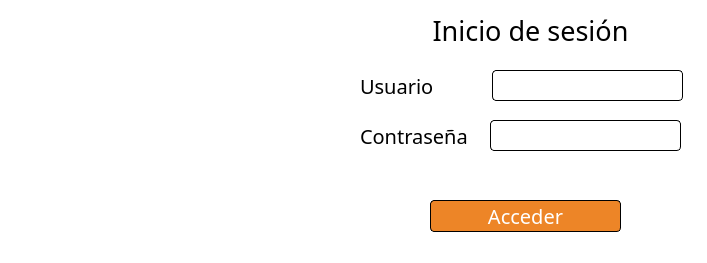
<?xml version="1.0" encoding="UTF-8"?>
<ui version="4.0">
 <class>uix_login</class>
 <widget class="QDialog" name="uix_login">
  <property name="geometry">
   <rect>
    <x>0</x>
    <y>0</y>
    <width>707</width>
    <height>263</height>
   </rect>
  </property>
  <property name="maximumSize">
   <size>
    <width>707</width>
    <height>263</height>
   </size>
  </property>
  <property name="windowTitle">
   <string>TODOVENTAS - Inicio de sesión</string>
  </property>
  <property name="styleSheet">
   <string notr="true">background-color:white;</string>
  </property>
  <widget class="QLabel" name="label">
   <property name="geometry">
    <rect>
     <x>0</x>
     <y>0</y>
     <width>331</width>
     <height>261</height>
    </rect>
   </property>
   <property name="text">
    <string/>
   </property>
   <property name="pixmap">
    <pixmap>../images/logoApp.png</pixmap>
   </property>
   <property name="scaledContents">
    <bool>true</bool>
   </property>
  </widget>
  <widget class="QLabel" name="label_2">
   <property name="geometry">
    <rect>
     <x>380</x>
     <y>10</y>
     <width>301</width>
     <height>41</height>
    </rect>
   </property>
   <property name="font">
    <font>
     <family>Idealist Sans</family>
     <pointsize>20</pointsize>
    </font>
   </property>
   <property name="text">
    <string>Inicio de sesión</string>
   </property>
   <property name="alignment">
    <set>Qt::AlignCenter</set>
   </property>
  </widget>
  <widget class="QLabel" name="label_3">
   <property name="geometry">
    <rect>
     <x>360</x>
     <y>70</y>
     <width>131</width>
     <height>31</height>
    </rect>
   </property>
   <property name="font">
    <font>
     <family>Idealist Sans</family>
     <pointsize>15</pointsize>
    </font>
   </property>
   <property name="text">
    <string>Usuario</string>
   </property>
  </widget>
  <widget class="QLabel" name="label_4">
   <property name="geometry">
    <rect>
     <x>360</x>
     <y>120</y>
     <width>131</width>
     <height>31</height>
    </rect>
   </property>
   <property name="font">
    <font>
     <family>Idealist Sans</family>
     <pointsize>15</pointsize>
    </font>
   </property>
   <property name="text">
    <string>Contraseña</string>
   </property>
  </widget>
  <widget class="QLineEdit" name="txtUser">
   <property name="geometry">
    <rect>
     <x>492</x>
     <y>70</y>
     <width>191</width>
     <height>31</height>
    </rect>
   </property>
   <property name="font">
    <font>
     <family>Idealist Sans</family>
     <pointsize>14</pointsize>
    </font>
   </property>
   <property name="styleSheet">
    <string notr="true">border-radius: 4px;
border:1px solid black;</string>
   </property>
  </widget>
  <widget class="QLineEdit" name="txtPass">
   <property name="geometry">
    <rect>
     <x>490</x>
     <y>120</y>
     <width>191</width>
     <height>31</height>
    </rect>
   </property>
   <property name="font">
    <font>
     <family>Idealist Sans</family>
     <pointsize>14</pointsize>
    </font>
   </property>
   <property name="styleSheet">
    <string notr="true">border-radius: 4px;
border:1px solid black;</string>
   </property>
  </widget>
  <widget class="QPushButton" name="btnAcceder">
   <property name="geometry">
    <rect>
     <x>430</x>
     <y>200</y>
     <width>191</width>
     <height>32</height>
    </rect>
   </property>
   <property name="font">
    <font>
     <family>Idealist Sans</family>
     <pointsize>15</pointsize>
    </font>
   </property>
   <property name="styleSheet">
    <string notr="true">border-radius: 4px;
border:1px solid black;
background-color:rgb(237,133,39);
color:white;</string>
   </property>
   <property name="text">
    <string>Acceder</string>
   </property>
  </widget>
 </widget>
 <resources/>
 <connections/>
</ui>
